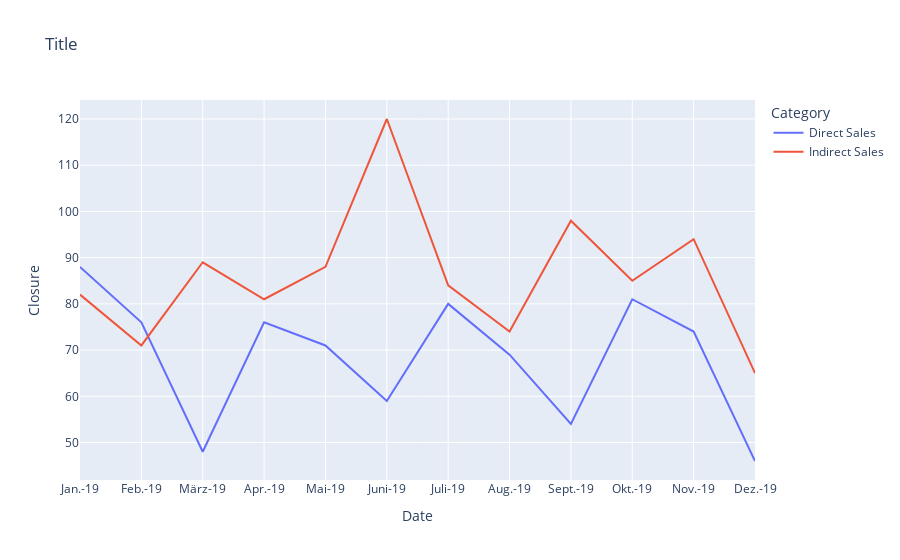

Write notebook code for a chart like this one.
### Code cell
import plotly.express as px

fig = px.line(df, x="Date", y="Closure", color="Category", title='Title')
fig.show()

### Figure 1 — Plotly figure (JSON) as saved in the notebook; plotly's stock layout.template omitted (floating-point values rounded to 4 significant figures)
{"data": [{"hovertemplate": "Category=Direct Sales<br>Date=%{x}<br>Closure=%{y}<extra></extra>", "legendgroup": "Direct Sales", "line": {"color": "#636efa", "dash": "solid"}, "mode": "lines", "name": "Direct Sales", "showlegend": true, "type": "scatter", "x": ["Jan.-19", "Feb.-19", "März-19", "Apr.-19", "Mai-19", "Juni-19", "Juli-19", "Aug.-19", "Sept.-19", "Okt.-19", "Nov.-19", "Dez.-19"], "xaxis": "x", "y": [88, 76, 48, 76, 71, 59, 80, 69, 54, 81, 74, 46], "yaxis": "y"}, {"hovertemplate": "Category=Indirect Sales<br>Date=%{x}<br>Closure=%{y}<extra></extra>", "legendgroup": "Indirect Sales", "line": {"color": "#EF553B", "dash": "solid"}, "mode": "lines", "name": "Indirect Sales", "showlegend": true, "type": "scatter", "x": ["Jan.-19", "Feb.-19", "März-19", "Apr.-19", "Mai-19", "Juni-19", "Juli-19", "Aug.-19", "Sept.-19", "Okt.-19", "Nov.-19", "Dez.-19"], "xaxis": "x", "y": [82, 71, 89, 81, 88, 120, 84, 74, 98, 85, 94, 65], "yaxis": "y"}], "layout": {"legend": {"title": {"text": "Category"}, "tracegroupgap": 0}, "title": {"text": "Title"}, "xaxis": {"anchor": "y", "domain": [0, 1], "title": {"text": "Date"}}, "yaxis": {"anchor": "x", "domain": [0, 1], "title": {"text": "Closure"}}}}
